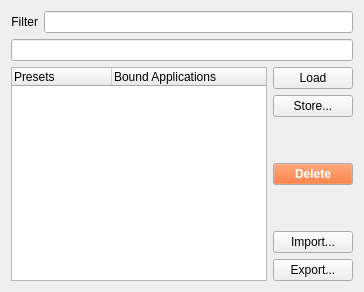
        <widget class="QWidget" name="Presets">
         <layout class="QGridLayout" name="gridLayout_2">
          <item row="0" column="0" colspan="2">
           <layout class="QHBoxLayout" name="horizontalLayout">
            <item>
             <widget class="QLabel" name="presetLabel">
              <property name="sizePolicy">
               <sizepolicy hsizetype="Preferred" vsizetype="Preferred">
                <horstretch>0</horstretch>
                <verstretch>0</verstretch>
               </sizepolicy>
              </property>
              <property name="text">
               <string>Filter</string>
              </property>
              <property name="alignment">
               <set>Qt::AlignRight|Qt::AlignTrailing|Qt::AlignVCenter</set>
              </property>
             </widget>
            </item>
            <item>
             <widget class="QLineEdit" name="presetFilter">
              <property name="sizePolicy">
               <sizepolicy hsizetype="Expanding" vsizetype="Fixed">
                <horstretch>1</horstretch>
                <verstretch>0</verstretch>
               </sizepolicy>
              </property>
             </widget>
            </item>
           </layout>
          </item>
          <item row="1" column="0" colspan="2">
           <widget class="QLineEdit" name="storeLine"/>
          </item>
          <item row="2" column="0">
           <widget class="QTreeWidget" name="store">
            <property name="alternatingRowColors">
             <bool>false</bool>
            </property>
            <property name="verticalScrollMode">
             <enum>QAbstractItemView::ScrollPerPixel</enum>
            </property>
            <property name="horizontalScrollMode">
             <enum>QAbstractItemView::ScrollPerPixel</enum>
            </property>
            <property name="autoExpandDelay">
             <number>-1</number>
            </property>
            <property name="indentation">
             <number>0</number>
            </property>
            <property name="rootIsDecorated">
             <bool>false</bool>
            </property>
            <property name="uniformRowHeights">
             <bool>true</bool>
            </property>
            <property name="itemsExpandable">
             <bool>false</bool>
            </property>
            <property name="animated">
             <bool>true</bool>
            </property>
            <property name="allColumnsShowFocus">
             <bool>true</bool>
            </property>
            <property name="expandsOnDoubleClick">
             <bool>false</bool>
            </property>
            <column>
             <property name="text">
              <string>Presets</string>
             </property>
            </column>
            <column>
             <property name="text">
              <string>Bound Applications</string>
             </property>
            </column>
           </widget>
          </item>
          <item row="2" column="1">
           <layout class="QVBoxLayout" name="verticalLayout">
            <item>
             <widget class="QPushButton" name="btnRestore">
              <property name="text">
               <string>Load</string>
              </property>
             </widget>
            </item>
            <item>
             <widget class="QPushButton" name="btnStore">
              <property name="text">
               <string>Store...</string>
              </property>
             </widget>
            </item>
            <item>
             <spacer name="verticalSpacer_4">
              <property name="orientation">
               <enum>Qt::Vertical</enum>
              </property>
              <property name="sizeHint" stdset="0">
               <size>
                <width>20</width>
                <height>40</height>
               </size>
              </property>
             </spacer>
            </item>
            <item>
             <widget class="QPushButton" name="btnDelete">
              <property name="palette">
               <palette>
                <active>
                 <colorrole role="Button">
                  <brush brushstyle="SolidPattern">
                   <color alpha="255">
                    <red>255</red>
                    <green>85</green>
                    <blue>0</blue>
                   </color>
                  </brush>
                 </colorrole>
                 <colorrole role="ButtonText">
                  <brush brushstyle="SolidPattern">
                   <color alpha="255">
                    <red>255</red>
                    <green>255</green>
                    <blue>255</blue>
                   </color>
                  </brush>
                 </colorrole>
                </active>
                <inactive>
                 <colorrole role="Button">
                  <brush brushstyle="SolidPattern">
                   <color alpha="255">
                    <red>255</red>
                    <green>85</green>
                    <blue>0</blue>
                   </color>
                  </brush>
                 </colorrole>
                 <colorrole role="ButtonText">
                  <brush brushstyle="SolidPattern">
                   <color alpha="255">
                    <red>255</red>
                    <green>255</green>
                    <blue>255</blue>
                   </color>
                  </brush>
                 </colorrole>
                </inactive>
                <disabled>
                 <colorrole role="Button">
                  <brush brushstyle="SolidPattern">
                   <color alpha="255">
                    <red>255</red>
                    <green>85</green>
                    <blue>0</blue>
                   </color>
                  </brush>
                 </colorrole>
                 <colorrole role="ButtonText">
                  <brush brushstyle="SolidPattern">
                   <color alpha="255">
                    <red>128</red>
                    <green>128</green>
                    <blue>128</blue>
                   </color>
                  </brush>
                 </colorrole>
                </disabled>
               </palette>
              </property>
              <property name="font">
               <font>
                <weight>75</weight>
                <bold>true</bold>
               </font>
              </property>
              <property name="text">
               <string>Delete</string>
              </property>
             </widget>
            </item>
            <item>
             <spacer name="verticalSpacer_5">
              <property name="orientation">
               <enum>Qt::Vertical</enum>
              </property>
              <property name="sizeHint" stdset="0">
               <size>
                <width>20</width>
                <height>40</height>
               </size>
              </property>
             </spacer>
            </item>
            <item>
             <widget class="QPushButton" name="btnImport">
              <property name="text">
               <string>Import...</string>
              </property>
             </widget>
            </item>
            <item>
             <widget class="QPushButton" name="btnExport">
              <property name="text">
               <string>Export...</string>
              </property>
             </widget>
            </item>
           </layout>
          </item>
         </layout>
        </widget>
